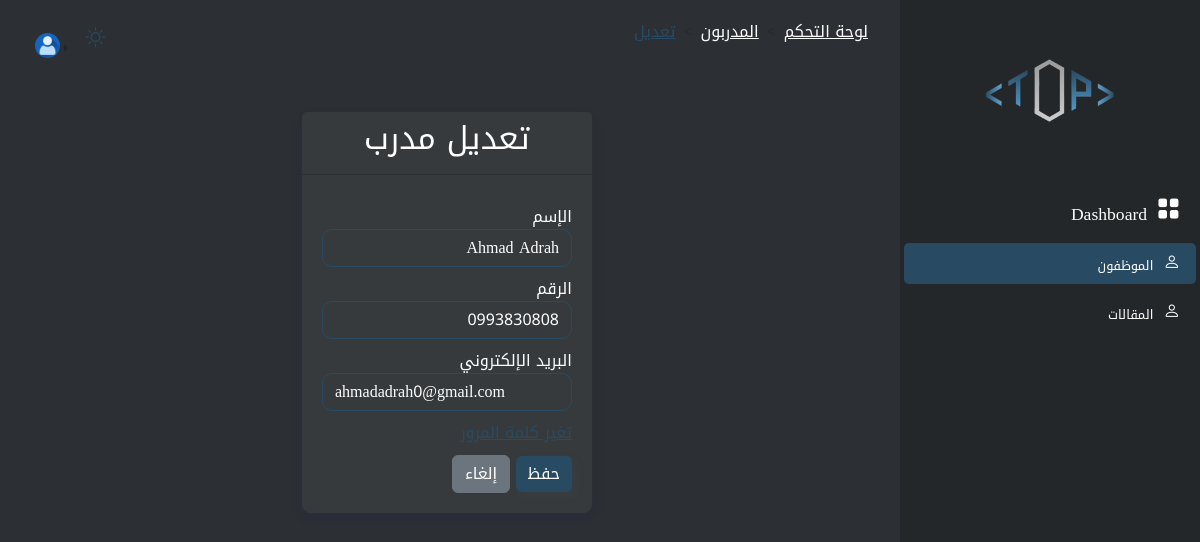
The app's page /dashboard/employee/update/2/ (signed in), older data.
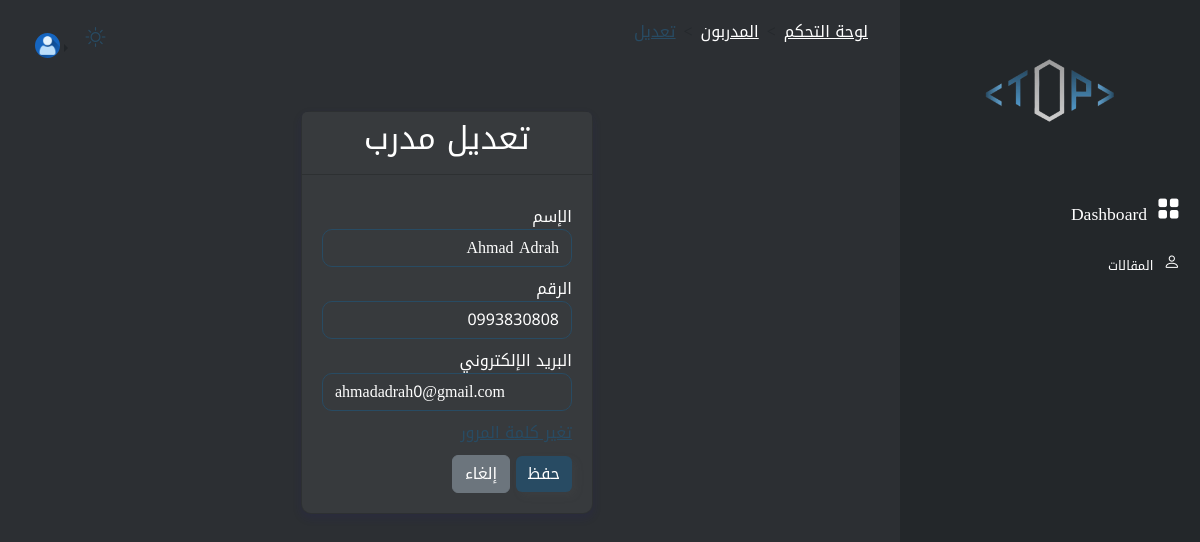
The same page, newer data.
### dashboard/views/employee.py (the view, shortened to what this page needs)
# urls.py: path('update/<int:id>/',update_manager,name='update-manager'),
def update_manager(request,id):
    manager=get_object_or_404(Manager,pk=id)
    form=ManagerUpdateForm(instance=manager)
    context={'form':form,
             'id':manager.id
             }
    return render(request,'manager/update.html',context)

### dashboard/forms/employee.py
class ManagerUpdateForm(forms.ModelForm):
    class Meta:
        model=Manager
        fields=['fullName','phone','email',]
        widgets = {
    'fullName': forms.TextInput(attrs={'class': 'form-control', 'placeholder': 'Enter full name'}),
    'phone': forms.TextInput(attrs={'class': 'form-control', 'placeholder': 'Enter phone number'}),
    'email': forms.EmailInput(attrs={'class': 'form-control', 'placeholder': 'Enter email'}),
}

### dashboard/templates/manager/update.html (shortened to what this page needs)
{% extends '../base_dashboard.html' %}
{% block managers %}
  active
{% endblock %}
{% block breadcrumbt %}
  <li class="breadcrumb-item">
    <a class="text-light" href="{% url 'main_dashboard' %}">لوحة التحكم</a>
  </li>
  <li class="breadcrumb-item"><a class="text-light" href="{% url 'manager:manager_list' %}">المدربون</a></li>
  <li class="breadcrumb-item active" aria-current="page"><a class="text-primary" href="">تعديل</a></li>
{% endblock %}
{% block content %}
  <div class="d-flex justify-content-center mt-5">
    <div class="card">
      <div class="card-header">
        <h2 class="card-title text-center">تعديل مدرب</h2>
      </div>
      <div class="card-body">
        <form method="POST" novalidate class="form">
          <div class="form-group">
            <label for="id_fullName">الإسم</label>
            {{ form.fullName }}
          </div>
          <div class="form-group">
            <label for="id_phone">الرقم</label>
            {{ form.phone }}
          </div>
          <div class="form-group">
            <label for="id_email">البريد الإلكتروني</label>
            {{ form.email }}
          </div>
          <div class="form-group">
            <a type="button" class="text-primary" data-bs-toggle="modal" data-bs-target="#modalId">تغير كلمة المرور</a>
          </div>
          <div class="form-group">
            <button type="submit" class="btn btn-primary">حفظ</button>
            <a href="{% url 'manager:manager_list' %}" class="btn btn-secondary">إلغاء</a>
          </div>
        </form>
      </div>
    </div>
  </div>
{% endblock %}

Row changes from the older to the newer data that the page shows:
changed User "Ahmad Adrah": is_superuser True → False (drawn)
Text that changed along with them:
text no longer shown: "الموظفون"
